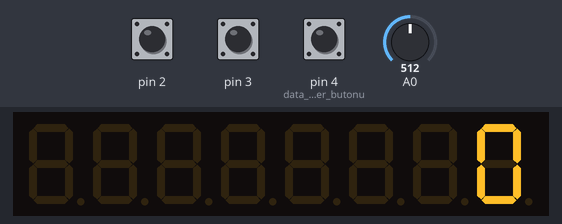
Bench run of a sketch on a simulated Arduino Uno, built with avr-gcc and run on an emulated ATmega328P. Shown: 8-digit seven-segment display. The inputs (shaded band) are chosen by the test bench; at power-on: pin 2 HIGH, A0 = 512, pin 3 HIGH, pin 4 (data_gönder_butonu) HIGH. EEPROM starts erased.

Above: at 2.2 s.
2.3 s: pin 2 pulled LOW for 0.15 s
At 4.1 s:
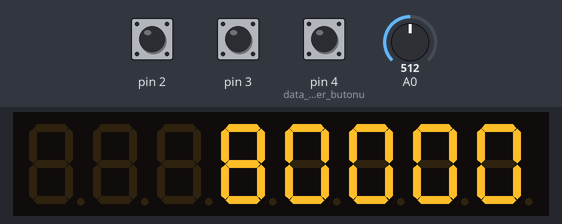
4.5 s: A0 set to 716
At 5.5 s:
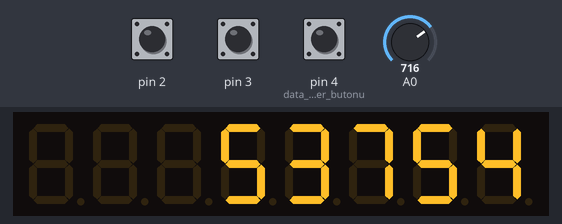
6.3 s: pin 3 pulled LOW for 1 s
At 7.7 s:
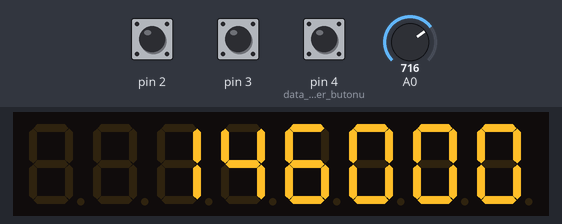
11.3 s: A0 set to 900
At 11.8 s:
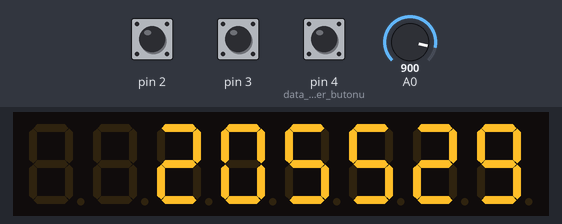
13.1 s: A0 set to 1023
At 13.7 s:
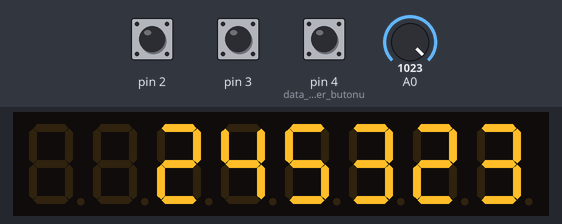
Timing chart, 0 to 15.9 s (numbered marks = the images above; inputs shaded):
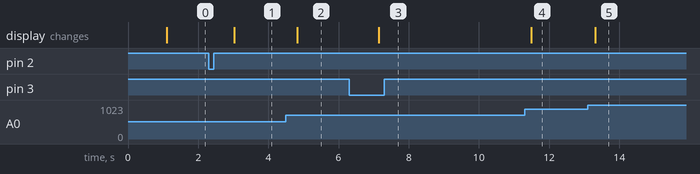

The sketch:

yanal_yuk_cap_olcumu_tek.ino
```cpp
/*
yazan: Remzi ŞAHİNOĞLU
tarih: 07.09.2016
board: Arduino UNO

bu program digital 2.pine bağlı olan butona basıldığında
analog pine bağlı loadcell değerlerini okuyup serialdan yazar

*/

#include <EEPROM.h>
#include "LedControl.h"
LedControl lc = LedControl(10,12,11,1);                                   // Arduino Pins: (DIN:10, CLK:12, LOAD/CS:11, no.of devices is 1)

char ekran[8] = {};                                                       // max7219 modulunde 8 adet dipslay olduğu için
unsigned int index = 0;                                                   // max7219u ayarlamak için kullanıldı
unsigned long diameter = 0;                                               // diameter

long max_coz = 0;                                                         // 2 byte olduğu için farklı bir komut kullanımlalı
long min_coz = 0;                                                         // sağ lineer cetvel için

unsigned long deger = 0;

float max_cap = 146000.0;                                                 // max kumpas ile kalibre et x2 olmalı çünkü 1 adet lineer cetvel var 146/2=73-35=38mm uzakta olmalı aparattan
float min_cap = 80000.0;                                                  // min değeri aparatın çapı 70mm onun ile kalibre et kumpası 10mm ayarla
// 70mm çaplı aparat takıldığında minimum için 10mm mesafede, max için 38mm mesafede ayarlanması gerekmektedir.

float p0 = 0;                                                             // ilk okunan kaçak basınç değeri
float p1_read[5] = {};                                                    // 1 sn de 5 kez okunup ortalaması alınması için
float p1_ort = 0;                                                         // okunan 5 değeri ortalaması
float p1 = 0;                                                             // 30 sn sonra okunan ikinci basınç değeri

//--------------------------- EEPROM WRİTE -------------------------------//
void ee_write_long(unsigned int addr , signed long *longptr)
{
unsigned char edata;
unsigned char I;
    for(I=0;I<4;I++){
      edata = *((unsigned char *)longptr+I);
      EEPROM.write(addr+I,edata);
   }
}

//---------------------------- EEPROM READ -------------------------------//
void ee_read_long(unsigned int addr , signed long *longptr)
{
unsigned char edata;
unsigned char I;
   for(I=0;I<4;I++){
      edata=EEPROM.read(I+addr);
        *((unsigned char *)longptr+I) = edata;
   }
}

//--------------------------- EKRANDA GÖSTER -----------------------------//
void display_set()
{
  index = 0;
  for (int i = 0; i < String(deger).length(); i++)
  {
    char inChar = (char)String(deger)[i];                              // tek bir byte oku
    switch(index)
    {
      case 0:                 // 1.karakter okunduğunda
        ekran[7] = ' ';       // değer yoksa display boş gözüksün
        ekran[6] = ' ';       // değer yoksa display boş gözüksün
        ekran[5] = ' ';       // değer yoksa display boş gözüksün
        ekran[4] = ' ';       // değer yoksa display boş gözüksün
        ekran[3] = ' ';       // değer yoksa display boş gözüksün
        ekran[2] = ' ';       // değer yoksa display boş gözüksün
        ekran[1] = ' ';       // değer yoksa display boş gözüksün
        ekran[0] = inChar;
        break;

      case 1:                 // 2.karakter okunduğunda
        ekran[7] = ' ';       // değer yoksa display boş gözüksün
        ekran[6] = ' ';       // değer yoksa display boş gözüksün
        ekran[5] = ' ';       // değer yoksa display boş gözüksün
        ekran[4] = ' ';       // değer yoksa display boş gözüksün
        ekran[3] = ' ';       // değer yoksa display boş gözüksün
        ekran[2] = ' ';       // değer yoksa display boş gözüksün
        ekran[1] = ekran[0];  // 1.okunan katakteri 2.displaye kaydır
        ekran[0] = inChar;
        break;

      case 2:                 // 3.karakter okunduğunda
        ekran[7] = ' ';       // değer yoksa display boş gözüksün
        ekran[6] = ' ';       // değer yoksa display boş gözüksün
        ekran[5] = ' ';       // değer yoksa display boş gözüksün
        ekran[4] = ' ';       // değer yoksa display boş gözüksün
        ekran[3] = ' ';       // değer yoksa display boş gözüksün
        ekran[2] = ekran[1];  // 1.okunan katakteri 3.displaye kaydır
        ekran[1] = ekran[0];  // 2.okunan katakteri 2.displaye kaydır
        ekran[0] = inChar;
        break;

      case 3:                 // 4.karakter okunduğunda
        ekran[7] = ' ';       // değer yoksa display boş gözüksün
        ekran[6] = ' ';       // değer yoksa display boş gözüksün
        ekran[5] = ' ';       // değer yoksa display boş gözüksün
        ekran[4] = ' ';       // değer yoksa display boş gözüksün
        ekran[3] = ekran[2];  // 1.okunan katakteri 4.displaye kaydır
        ekran[2] = ekran[1];  // 2.okunan katakteri 3.displaye kaydır
        ekran[1] = ekran[0];  // 3.okunan katakteri 2.displaye kaydır
        ekran[0] = inChar;
        break;

      case 4:                 // 5.karakter okunduğunda
        ekran[7] = ' ';       // değer yoksa display boş gözüksün
        ekran[6] = ' ';       // değer yoksa display boş gözüksün
        ekran[5] = ' ';       // değer yoksa display boş gözüksün
        ekran[4] = ekran[3];  // 1.okunan katakteri 4.displaye kaydır
        ekran[3] = ekran[2];  // 2.okunan katakteri 3.displaye kaydır
        ekran[2] = ekran[1];  // 3.okunan katakteri 2.displaye kaydır
        ekran[1] = ekran[0];  // 4.okunan katakteri 1.displaye kaydır
        ekran[0] = inChar;
        break;

      case 5:                 // 6.karakter okunduğunda
        ekran[7] = ' ';       // değer yoksa display boş gözüksün
        ekran[6] = ' ';       // değer yoksa display boş gözüksün
        ekran[5] = ekran[4];  // 1.okunan katakteri 5.displaye kaydır
        ekran[4] = ekran[3];  // 2.okunan katakteri 4.displaye kaydır
        ekran[3] = ekran[2];  // 3.okunan katakteri 3.displaye kaydır
        ekran[2] = ekran[1];  // 4.okunan katakteri 2.displaye kaydır
        ekran[1] = ekran[0];  // 5.okunan katakteri 1.displaye kaydır
        ekran[0] = inChar;
        break;

      case 6:                 // 7.karakter okunduğunda
        ekran[7] = ' ';       // değer yoksa display boş gözüksün
        ekran[6] = ekran[5];  // 1.okunan katakteri 6.displaye kaydır
        ekran[5] = ekran[4];  // 2.okunan katakteri 5.displaye kaydır
        ekran[4] = ekran[3];  // 3.okunan katakteri 4.displaye kaydır
        ekran[3] = ekran[2];  // 4.okunan katakteri 3.displaye kaydır
        ekran[2] = ekran[1];  // 5.okunan katakteri 2.displaye kaydır
        ekran[1] = ekran[0];  // 6.okunan katakteri 1.displaye kaydır
        ekran[0] = inChar;
        break;

      case 7:                 // 8.karakter okunduğunda
        ekran[7] = ekran[6];  // 1.okunan katakteri 7.displaye kaydır
        ekran[6] = ekran[5];  // 2.okunan katakteri 6.displaye kaydır
        ekran[5] = ekran[4];  // 3.okunan katakteri 5.displaye kaydır
        ekran[4] = ekran[3];  // 4.okunan katakteri 4.displaye kaydır
        ekran[3] = ekran[2];  // 5.okunan katakteri 3.displaye kaydır
        ekran[2] = ekran[1];  // 6.okunan katakteri 2.displaye kaydır
        ekran[1] = ekran[0];  // 7.okunan katakteri 1.displaye kaydır
        ekran[0] = inChar;
        break;
    }
    index++;
  }

  for (int i = 0; i < String(deger).length(); i++)                     // çevrim uzunluğu kadar döngü yap, çünkü o kadar display yansın
  {
    lc.setDigit(0,i,(String(ekran[i])).toInt(),false);                    // (grup no, digit no, data, point) eğer true ise point yanar
  }
}

//********************** BAŞLANGIÇ AYARLARI ******************************//
void setup()
{
  Serial.begin(19200);
  delay(1000);

  lc.shutdown(0,false);                                                   // Enable display
  lc.setIntensity(0,3);                                                   // Set brightness level (0 is min, 15 is max)
  lc.clearDisplay(0);                                                     // Clear display register

  pinMode(2, INPUT_PULLUP);                                               // min_coz değerini ayarla, yukardaki buton
  pinMode(3, INPUT_PULLUP);                                               // max_coz değerini ayarla, aşağıdaki buton
  pinMode(4, INPUT_PULLUP);                                               // data gönder butonu

  ee_read_long(0x00, &min_coz);                                       // sağ lineer cetveli oku
  ee_read_long(0x04, &max_coz);
}

//************************** ANA PROGRAM *********************************//
void loop()
{
  delay(100);
  lc.clearDisplay(0);

  p1_ort = 0;                                                             // sıfırlanmaz ise ilk başlama değeri olarak hata veriyor
  for(int y = 0; y < 5; y++)
  {
    p1_read[y] = analogRead(0);                                           // transmitteri oku 5 kez
    p1_ort = p1_read[y] + p1_ort;
    //delay(20);                                                          // saniyede 5 kez okumak için
  }
  p1_ort = p1_ort / 5;                                                    // 1 sn de 5 okuma yapıldı ve ortalaması alındı

  deger = max_cap - ((max_cap - min_cap) * (max_coz - p1_ort) / (max_coz - min_coz));

  display_set();                                                          // max7219 modulunu ayarla

  if(digitalRead(4) == 0)                                                 // min değer kalibrasyon butonu
  {
    Serial.println(deger);                                                // PCye sol lineer cetvelin datasını gönder
  }
  else
  {
    delay(250);
    display_set();                                                        // max7219 modulunu ayarla
  }

  if(digitalRead(2) == 0)                                                 // min değer kalibrasyon butonu
  {
    delay(500);
    min_coz = analogRead(0);
    ee_write_long(0x00, &min_coz);                                    // değeri eproma yaz
  }

  if(digitalRead(3) == 0)                                                 // max değer kalibrasyon butonu
  {
    delay(500);
    max_coz = analogRead(0);
    ee_write_long(0x04, &max_coz);                                    // değeri eproma yaz
  }


}
```

Measured:
- after the input at 2.3 s, the display: changes after 0.73 s (image 1)
- after the input at 4.5 s, the display: changes after 0.33 s (image 2)
- after the input at 6.3 s, the display: changes after 0.84 s (image 3)
- after the input at 11.3 s, the display: changes after 0.19 s (image 4)
- after the input at 13.1 s, the display: changes after 0.21 s (image 5)
